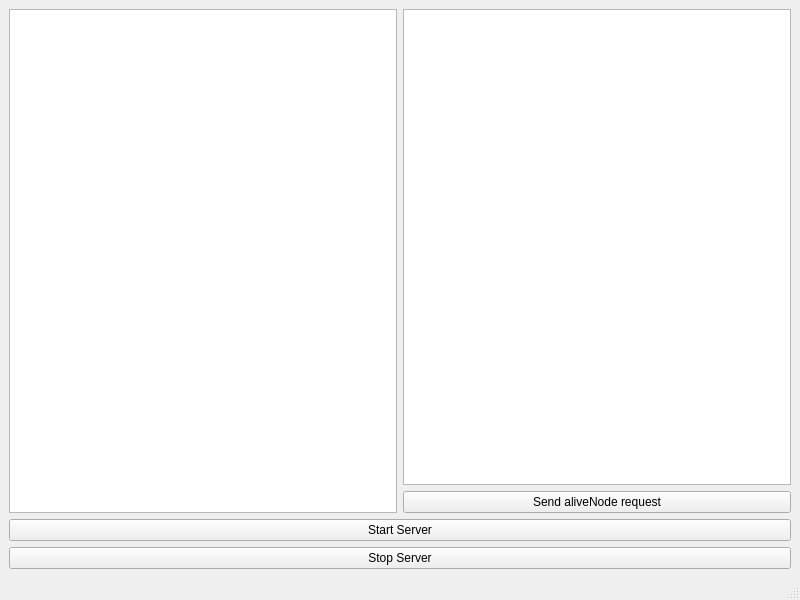
<?xml version="1.0" encoding="UTF-8"?>
<ui version="4.0">
 <class>DSSS_Window</class>
 <widget class="QMainWindow" name="DSSS_Window">
  <property name="geometry">
   <rect>
    <x>0</x>
    <y>0</y>
    <width>800</width>
    <height>600</height>
   </rect>
  </property>
  <property name="windowTitle">
   <string>DSSS_Window</string>
  </property>
  <widget class="QWidget" name="centralwidget">
   <layout class="QGridLayout" name="centralLayout">
    <item row="2" column="0" colspan="2">
     <widget class="QPushButton" name="p_startServer">
      <property name="text">
       <string>Start Server</string>
      </property>
     </widget>
    </item>
    <item row="0" column="1">
     <widget class="QListWidget" name="p_activeNodes">
      <property name="sortingEnabled">
       <bool>true</bool>
      </property>
     </widget>
    </item>
    <item row="3" column="0" colspan="2">
     <widget class="QPushButton" name="p_stopServer">
      <property name="text">
       <string>Stop Server</string>
      </property>
     </widget>
    </item>
    <item row="1" column="1">
     <widget class="QPushButton" name="p_sendAliveNodeRequest">
      <property name="text">
       <string>Send aliveNode request</string>
      </property>
     </widget>
    </item>
    <item row="0" column="0" rowspan="2">
     <widget class="QTextEdit" name="p_Log">
      <property name="readOnly">
       <bool>true</bool>
      </property>
     </widget>
    </item>
   </layout>
  </widget>
  <widget class="QMenuBar" name="menubar">
   <property name="geometry">
    <rect>
     <x>0</x>
     <y>0</y>
     <width>800</width>
     <height>25</height>
    </rect>
   </property>
  </widget>
  <widget class="QStatusBar" name="statusbar"/>
 </widget>
 <resources/>
 <connections/>
</ui>
